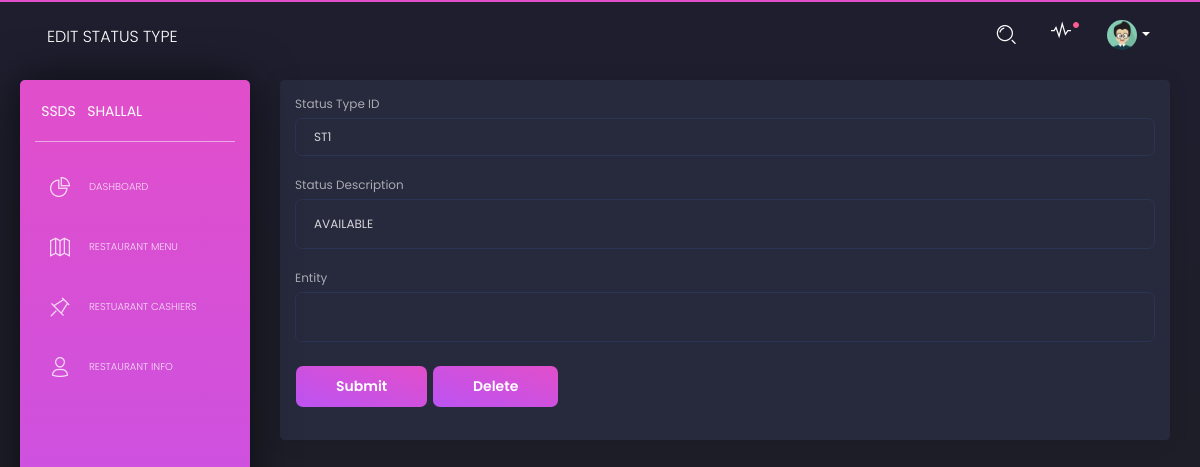
The app's page /editStatusType/ST1, older data.
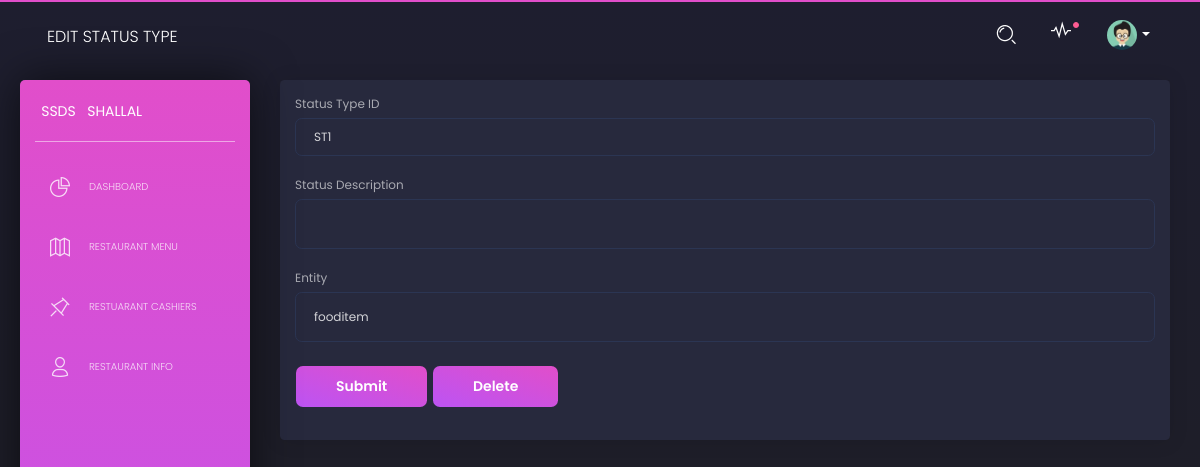
The same page, newer data.
### database_setup.py (models this page shows, shortened)
class StatusType(Base):
    __tablename__= 'statustype'
    ststid=Column(String(10), primary_key=True,nullable=False)
    description=Column(String(225))
    entity=Column(String(25),nullable=False,unique=False)

### ssds.py (the view, shortened to what this page needs)
@app.route('/editStatusType/<string:ststid>', methods=['GET', 'POST'])
def editStatusType(ststid):
    statusType = session.query(StatusType).filter_by(ststid=ststid).first()
    if request.method == 'POST' and request.form['submit_button'] == 'delete':
        session.delete(statusType)
        session.commit()
        return redirect(url_for('showDashboard'))
    else:
        return render_template('editStatusType.html',
                               statusType=statusType)

### templates/editStatusType.html (shortened to what the changed rows need)
<html lang="en" class="perfect-scrollbar-on"><head>
    <link href="https://use.fontawesome.com/releases/v5.0.6/css/all.css" rel="stylesheet">
    <link href="{{ url_for('static', filename='assets/css/nucleo-icons.css') }}" rel="stylesheet">
    <link href="{{ url_for('static', filename='assets/css/black-dashboard.css') }}" rel="stylesheet">
    <link href="{{ url_for('static', filename='assets/demo/demo.css') }}" rel="stylesheet">
</head>
  <body class="">
    <div class="wrapper">
      <div class="main-panel ps">
        <div class="content">
        <div class="card">
          <div class ="card-body">
            <form action="#" method="post">
                <div class="form-group">
                    <label for="ststid">Status Type ID</label>
                    <input type="ststid" class="form-control" name="ststid"  value="{{statusType.ststid}}">
                  </div>
                  <div class="form-group">
                      <label for="description">Status Description</label>
                      <input style="height:50px;" type="description" class="form-control" name="description"  value="{{statusType.description}}">
                    </div>
                    <div class="form-group">
                      <label for="entity">Entity</label>
                      <input style="height:50px"  class="form-control" name="entity" value="{{statusType.entity}}"">
                    </div>
            </form>
          </div>
        </div>
            </div>
  </div></div></body></html>

Row changes from the older to the newer data that the page shows:
changed StatusType "ST1": entity (not shown) → "fooditem"; description "AVAILABLE" → (not shown)
